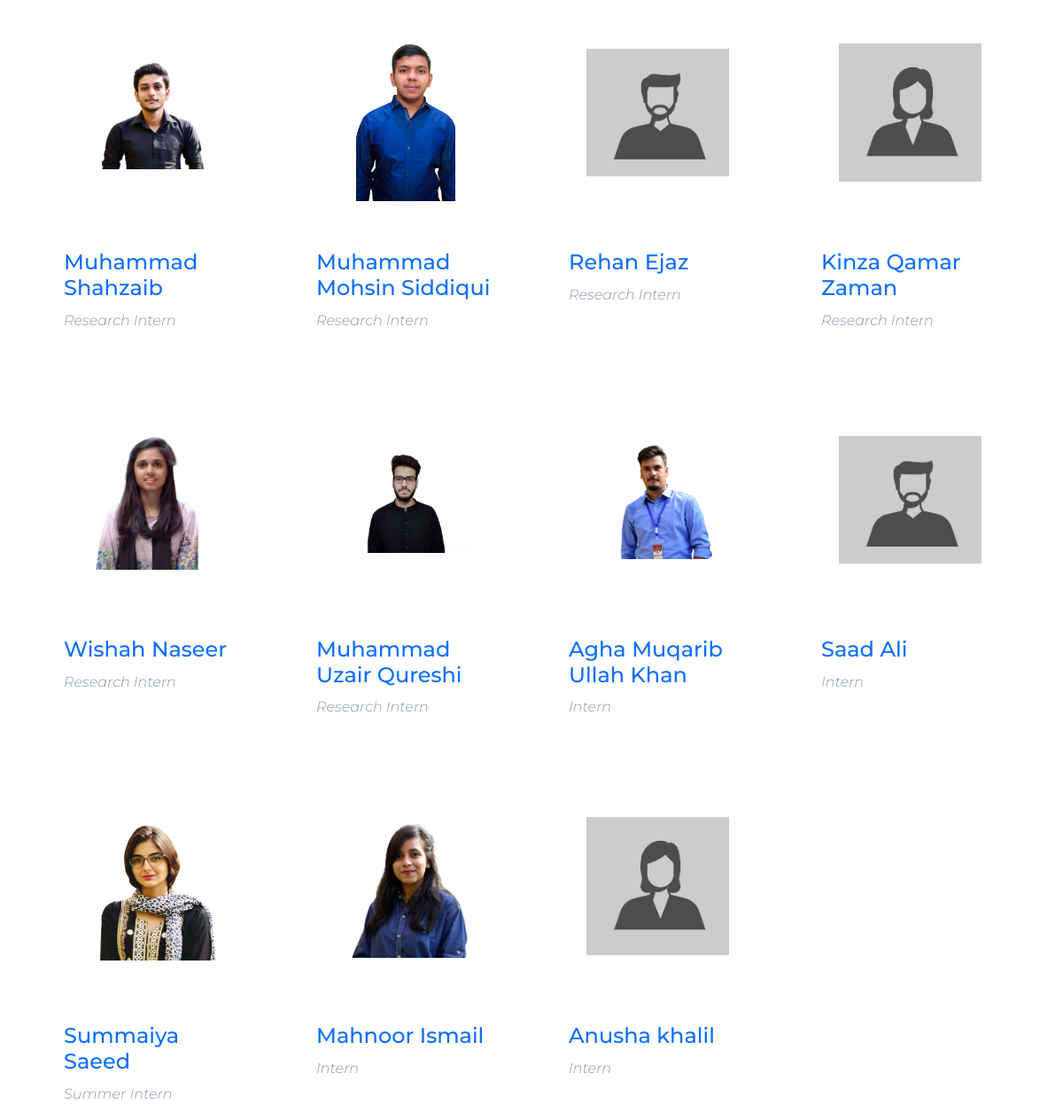
Page /team/ (middle part) on the earlier database version.
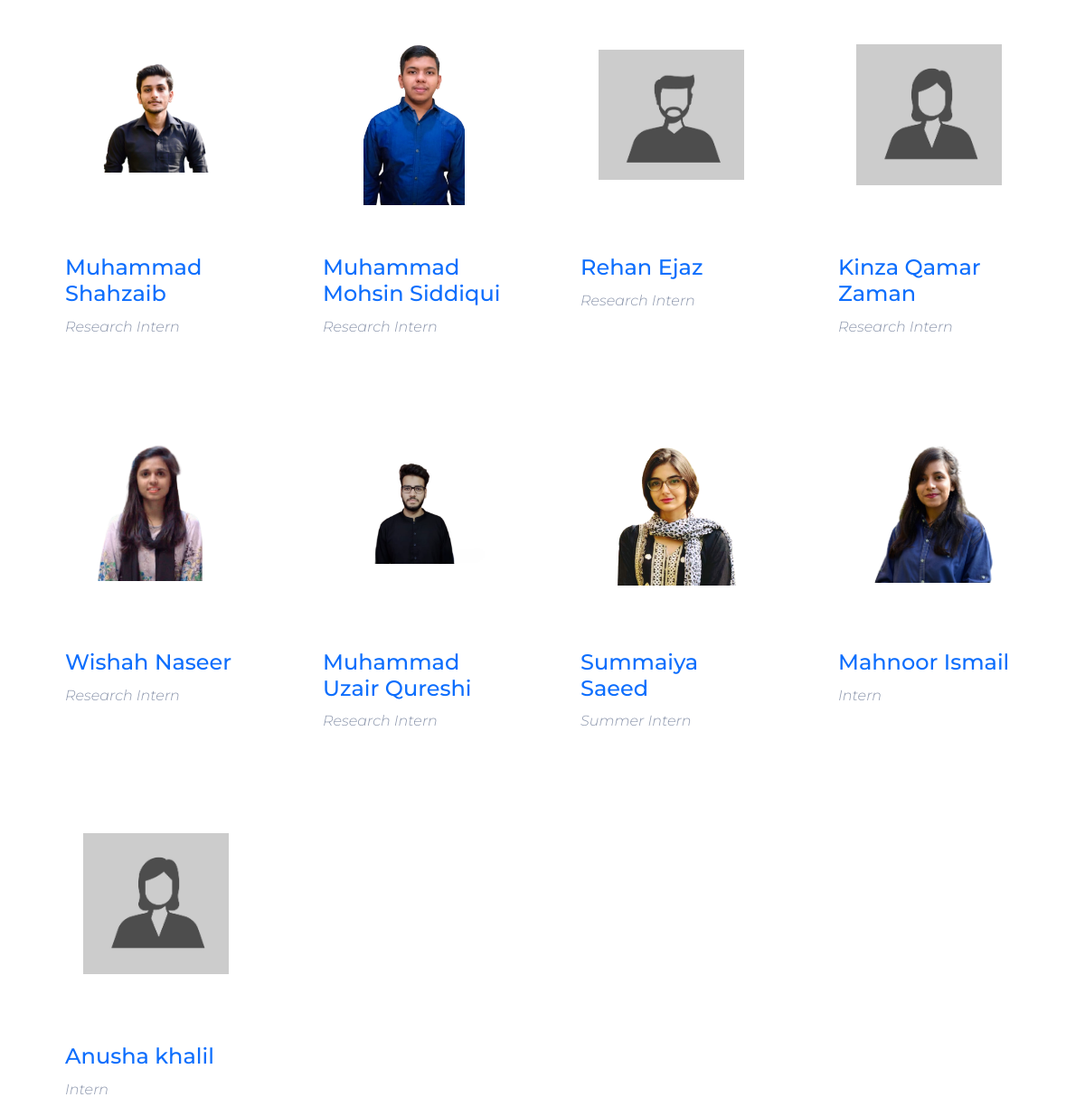
Same page on the later database version.
### team/models.py (models this page shows, shortened)
class employee(models.Model):
    name = models.CharField(max_length=70)
    title = models.CharField(max_length=50)
    description = models.TextField(blank=True, null=True)
    skills = ListCharField(
                base_field=models.CharField(max_length=500),
                max_length=10000
            )
    projects = ListCharField(
                base_field=models.CharField(max_length=500),
                max_length=10000
            )
    Interest = ListCharField(
                base_field=models.CharField(max_length=500),
                max_length=10000
            )
    linkedin = models.URLField(max_length = 200, blank=True, null=True)
    github = models.URLField(max_length = 200, blank=True, null=True)
    twitter = models.URLField(max_length = 200, blank=True, null=True)
    mail = models.EmailField(max_length = 200, blank=True, null=True)
    picture = models.ImageField(blank=True,  null=True)
    period = models.CharField(null=True, blank=True, max_length=500)
    def get_details(self):
         return reverse("team", kwargs={"emp_id":self.id})

### team/views.py (the view)
# urls.py: path("team/", team_page, name="teams"),
def team_page(request):
    objs = mentors.objects.all()
    objs2 = employee.objects.all()
    context = {
        "mentors":objs,
        "employees":objs2,
        "nav":nav_data()
    }
    return render(request, "team.html", context)

### pages/utils.py (called while the page is built)
def nav_data():
    p_objs = projectCategory.objects.all()
    t_objs = trainingCategory.objects.all()
    projs = [proj.project_set.all() for proj in p_objs]
    trains = [train.training_set.all() for train in t_objs]
    p_lst, t_lst = [],[]
    for i in range(len(p_objs)):
        p_lst.append((p_objs[i], projs[i]))
    for i in range(len(t_objs)):
        t_lst.append((t_objs[i], trains[i]))
    return (p_lst[::-1], t_lst[::-1])

### project/models.py (called while the page is built)
    def getURL(self):
        return reverse("research", kwargs={"res_id":self.id})

    def getURL(self):
        return reverse("project", kwargs={"proj_id":self.id})

### trainings/models.py (called while the page is built)
    def getURL(self):
        return reverse("training", kwargs={"train_id":self.id})

### templates/team.html (shortened to what this page needs)
{% extends 'base.html' %}
{% load static %}
{% block content %}
    <div class="py-5 team4">
    <section class="home-team">
        <div class="container">
            <div class="row">
                {% for employee in employees %}
                <div class="col-md-6 col-lg-3" >
                    <div class="card card-style2 team-card">
                        <div class="card_img" style="padding: 25px 50px;">
                          <div style="height: 200px;background: url('{{ employee.picture.url }}') center / contain no-repeat;" ></div>
                        </div>
                        <div class="card-block">
                            <h4 class="card-title"><a href="{{ employee.get_details }}">{{ employee.name }}</a> </h4><span>{{ employee.title | safe }}</span>
                        </div>
                    </div>
                </div>
                {% endfor %}
            </div>
        </div>
    </section>
    </div>
{% endblock %}

Differences in the rows shown:
removed employee: picture (picture), name "Agha Muqarib Ullah Khan", title "Intern"
removed employee: picture (picture), name "Saad Ali", title "Intern"
